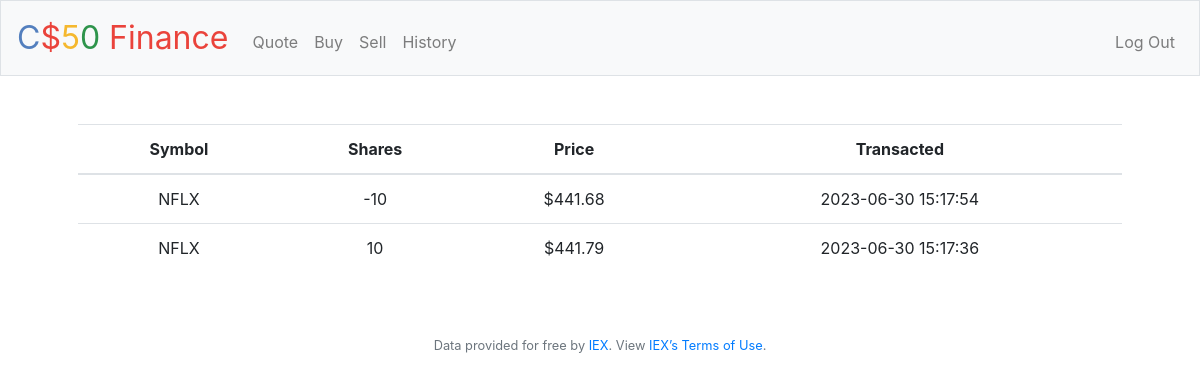
The app's page /history (signed in) with its own data.
### tables this page shows
CREATE TABLE transactions (id INTEGER, user_id INTEGER NOT NULL, symbol CHARACTER NOT NULL, price NUMERIC NOT NULL,  shares INTEGER NOT NULL, date DATETIME DEFAULT CURRENT_TIMESTAMP, PRIMARY KEY (id), FOREIGN KEY (user_id) REFERENCES users(id));

### application.py (the view)
@app.route("/history")
@login_required
def history():
    userid = session["user_id"]
    table = db.execute("SELECT * FROM transactions WHERE user_id=? ORDER BY date DESC", userid)
    return render_template("history.html", table=table)

### application.py (called while the page is built)
@app.after_request
def after_request(response):
    response.headers["Cache-Control"] = "no-cache, no-store, must-revalidate"
    response.headers["Expires"] = 0
    response.headers["Pragma"] = "no-cache"
    return response

### helpers.py (called while the page is built)
def login_required(f):
    @wraps(f)
    def decorated_function(*args, **kwargs):
        if session.get("user_id") is None:
            return redirect("/login")
        return f(*args, **kwargs)
    return decorated_function

def usd(value):
    return f"${value:,.2f}"

### templates/history.html (shortened to what this page needs)
{% extends "layout.html" %}
{% block main %}
    <table class="table">
        <thead>
            <tr>
                <th>Symbol</th>
                <th>Shares</th>
                <th>Price</th>
                <th>Transacted</th>
            </tr>
        </thead>
        <tbody>
            {% for row in table %}
                <tr>
                    <td>{{ row.symbol }}</td>
                    <td>{{ row.shares }}</td>
                    <td>{{ row.price | usd }}</td>
                    <td>{{ row.date }}</td>
                </tr>
            {% endfor %}
        </tbody>
    </table>
{% endblock %}

### static/styles.css (style rules this page uses)
.table { width: 100%; border-color: #dee2e6; }
main table { border-collapse: collapse; }

### records on screen
transactions: symbol "NFLX", shares "-10", price "$441.68", date "2023-06-30 15:17:54"
transactions: symbol "NFLX", shares "10", price "$441.79", date "2023-06-30 15:17:36"
